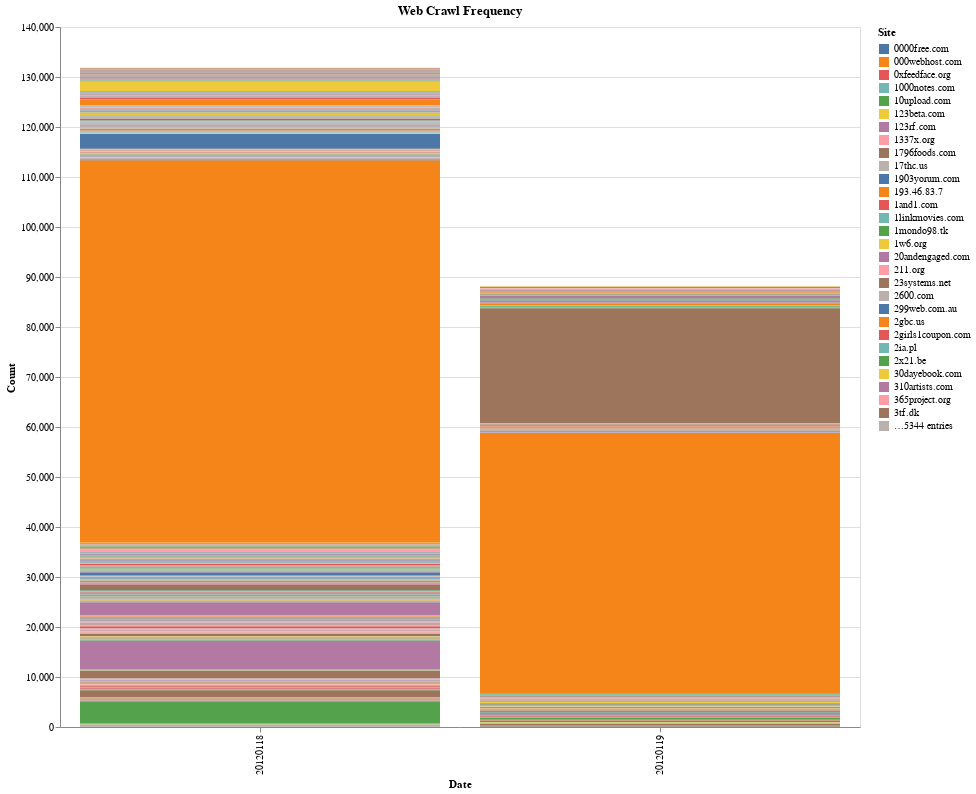

Source (notebook cell):
### Markdown cell above
Next, we'll create a stacked bar chart where each bar will show the distribution of pages in that crawl by top-level domain.

**NOTE**: Charts like this one work a lot better with collections that have more than 1 or 2 crawl dates. The temporal aspect is definitely something to take into consideration with each of the examples provided in this notebook.

### Code cell
## Altair has a default limit of 5000 rows, and this DataFrame is ~7700 rows, so we're going to disable the max allowed rows.
alt.data_transformers.disable_max_rows()

crawl_chart = (
    alt.Chart(crawl_sites)
    .mark_bar()
    .encode(
        x="Date:O",
        y="Count:Q",
        color="Site",
        tooltip="Site",
        order=alt.Order("Site", sort="descending"),
    )
)

crawl_chart.properties(width=800, height=700, title="Web Crawl Frequency")

### Figure 1 — Vega-Lite specification as saved in the notebook (floating-point values rounded to 4 significant figures; data arrays with more than 128 entries replaced by an {"elided": "..."} marker saying what was removed)
{"config": {"view": {"continuousWidth": 400, "continuousHeight": 300}}, "data": {"name": "data-790467a5fb1745dc54f2e7bebd36803e"}, "mark": "bar", "encoding": {"color": {"type": "nominal", "field": "Site"}, "order": {"type": "nominal", "field": "Site", "sort": "descending"}, "tooltip": {"type": "nominal", "field": "Site"}, "x": {"type": "ordinal", "field": "Date"}, "y": {"type": "quantitative", "field": "Count"}}, "height": 700, "title": "Web Crawl Frequency", "width": 800, "$schema": "https://vega.github.io/schema/vega-lite/v4.8.1.json", "datasets": {"data-790467a5fb1745dc54f2e7bebd36803e": {"elided": "5691 records"}}}
